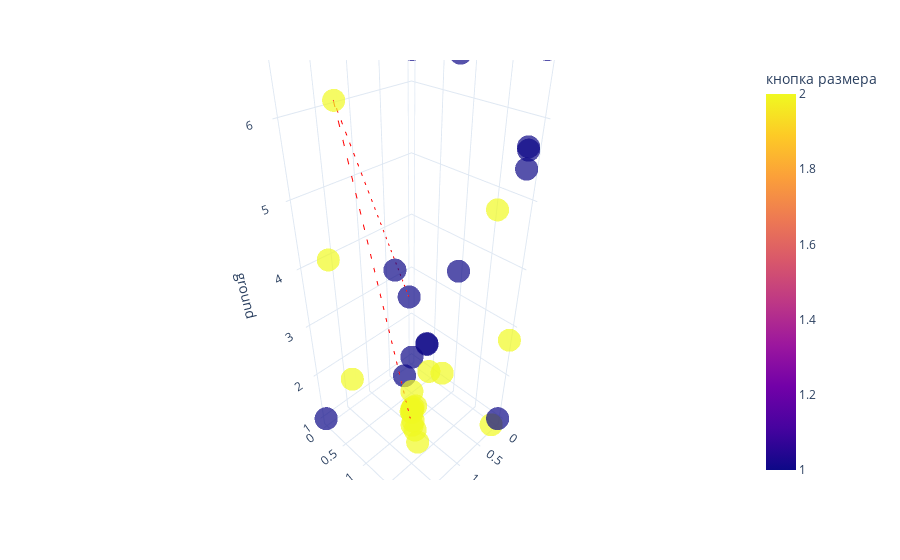

The code cell stored with this chart in its notebook:
### Code cell
fig = px.scatter_3d(steps_df, x='coffee', y='size', z='ground', 
                    color='кнопка размера', 
                    opacity=0.7, 
                    color_discrete_sequence=px.colors.qualitative.Alphabet)
# this is best path, plot it as a  directional line in 3d
best_option = steps_df.iloc[prob.ibest_seq].drop_duplicates()
# Create the line plot
gradient = best_option.index

line_plot = px.line_3d(best_option, x='coffee', y='size', z='ground')
line_plot['data'][0]['line']['color'] = '#FF0000'
line_plot['data'][0]['line']['dash'] = 'dash'
fig.add_trace(line_plot.data[0])
fig.update_layout(title='')

fig.update_layout(template='plotly_white')

go.Figure(fig).show()

### Figure 1 — Plotly figure (JSON) as saved in the notebook; plotly's stock layout.template omitted (floating-point values rounded to 4 significant figures)
{"data": [{"hovertemplate": "coffee=%{x}<br>size=%{y}<br>ground=%{z}<br>кнопка размера=%{marker.color}<extra></extra>", "legendgroup": "", "marker": {"color": [1, 1, 2, 2, 2, 1, 2, 1, 1, 2, 2, 2, 1, 2, 2, 2, 2, 2, 1, 2, 1, 2, 2, 1, 1, 2, 2, 1, 2, 2, 2, 2, 1, 1, 1, 1, 1, 2], "coloraxis": "coloraxis", "opacity": 0.7, "symbol": "circle"}, "mode": "markers", "name": "", "scene": "scene", "showlegend": false, "type": "scatter3d", "x": [0.4639, 0.7011, 1.857, 1.67, 1.564, 0.8555, 1.266, 1.15, 0.1688, 0.3043, 1.264, 1.258, 1.2, 1.225, 1.214, 1.165, 1.211, 1.175, 0.1845, 1.186, 0.1234, 1.164, 1.213, 0.7197, 2.0, 0.0, 2.0, 0.0, 0.0, 0.172, 0.02989, 0.0, 0.7562, 0.1123, 0.0, 2.0, 0.03181, 1.244], "y": [0.4042, 1.023, 0.7836, 0.09786, 0.2285, 1.514, 1.272, 0.8352, 1.976, 1.755, 1.333, 1.388, 1.044, 1.21, 1.227, 1.245, 1.211, 1.204, 2.0, 1.21, 1.955, 1.165, 1.214, 1.038, 2.0, 0.0, 2.0, 0.0, 2.0, 2.0, 0.7843, 2.0, 1.582, 2.0, 2.0, 0.0, 0.0, 1.571], "z": [2.924, 2.489, 6.338, 4.052, 1.781, 6.727, 1.324, 3.994, 5.729, 4.916, 1.261, 1.004, 2.201, 1.554, 1.612, 1.665, 1.612, 1.283, 5.479, 1.62, 5.671, 1.44, 1.592, 2.527, 7.0, 6.823, 3.273, 1.0, 7.0, 1.0, 1.182, 2.756, 4.153, 6.722, 1.0, 1.0, 7.0, 2.72]}, {"hovertemplate": "coffee=%{x}<br>size=%{y}<br>ground=%{z}<extra></extra>", "legendgroup": "", "line": {"color": "#FF0000", "dash": "dash"}, "marker": {"symbol": "circle"}, "mode": "lines", "name": "", "scene": "scene", "showlegend": false, "type": "scatter3d", "x": [0.4639, 1.857, 1.266], "y": [0.4042, 0.7836, 1.272], "z": [2.924, 6.338, 1.324]}], "layout": {"coloraxis": {"colorbar": {"title": {"text": "кнопка размера"}}, "colorscale": [[0.0, "#0d0887"], [0.1111, "#46039f"], [0.2222, "#7201a8"], [0.3333, "#9c179e"], [0.4444, "#bd3786"], [0.5556, "#d8576b"], [0.6667, "#ed7953"], [0.7778, "#fb9f3a"], [0.8889, "#fdca26"], [1.0, "#f0f921"]]}, "legend": {"tracegroupgap": 0}, "margin": {"t": 60}, "scene": {"domain": {"x": [0.0, 1.0], "y": [0.0, 1.0]}, "xaxis": {"title": {"text": "coffee"}}, "yaxis": {"title": {"text": "size"}}, "zaxis": {"title": {"text": "ground"}}}, "title": {"text": ""}}}
